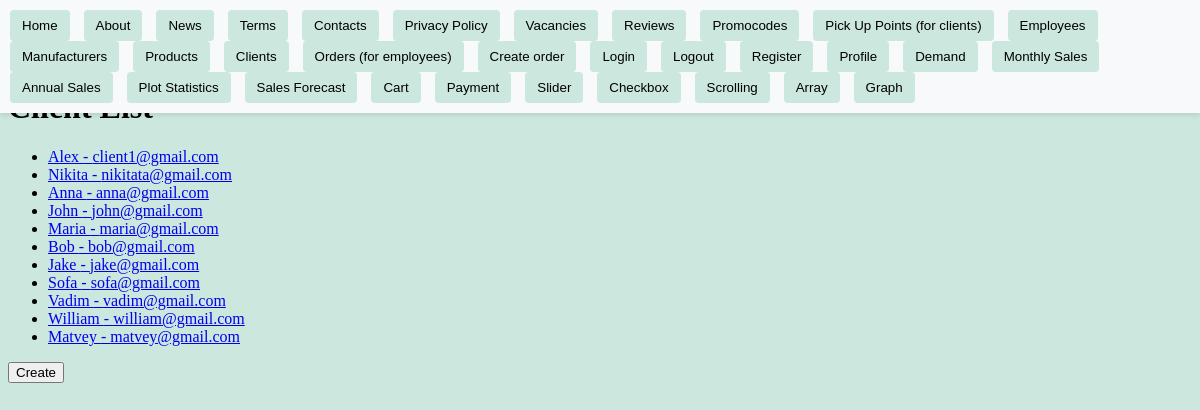
/clients/, run on the app's committed database.
### store/models.py (models this page shows, shortened)
class Client(models.Model):
    name = models.CharField(max_length=100)
    email = models.EmailField()
    phone_regex = RegexValidator(
        regex=r"^\+375 \(\d{2}\) \d{3}-\d{2}-\d{2}$",
        message="Phone number must be in the format '+375 (29) XXX-XX-XX'",
    )
    phone_number = models.CharField(validators=[phone_regex], max_length=20, null=True)
    age = models.PositiveIntegerField(validators=[MinValueValidator(18)])

### store/views/client_views.py (the view)
# urls.py: path("clients/", client_list, name="client_list"),
def client_list(request):
    clients = Client.objects.all()
    return render(
        request,
        "client/client_list.html",
        {"clients": clients},
    )

### store/templates/client/client_list.html (shortened to what this page needs)
{% extends "base.html" %}
{% block content%}
    <h1>Client List</h1>
    <ul>
        {% for client in clients %}
        <li><a href="{% url 'client_detail' client.pk %}">{{ client.name }} - {{ client.email }}</a></li>
        {% endfor %}
    </ul>
    <form action="{% url 'client_create' %}" method="get" style="display: inline;">
        <button type="submit">Create</button>
    </form>
{% endblock content %}

### static/styles.css (style rules this page uses)
body { background-color: #cce7dd; }
button { cursor: pointer; }

### data on the page
Client: name "Alex", email "client1@gmail.com"
Client: name "Nikita", email "nikitata@gmail.com"
Client: name "Anna", email "anna@gmail.com"
Client: name "John", email "john@gmail.com"
Client: name "Maria", email "maria@gmail.com"
Client: name "Bob", email "bob@gmail.com"
Client: name "Jake", email "jake@gmail.com"
Client: name "Sofa", email "sofa@gmail.com"
Client: name "Vadim", email "vadim@gmail.com"
Client: name "William", email "william@gmail.com"
Client: name "Matvey", email "matvey@gmail.com"
